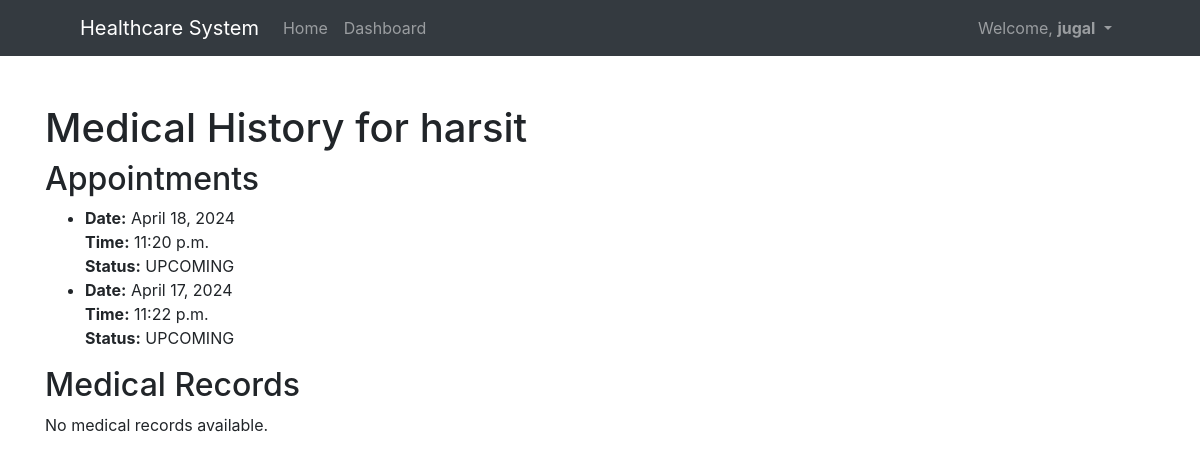
Screenshot of /accounts/view-medical-history/7/ (signed in) with the database file from the repository.
### accounts/models.py (models this page shows, shortened)
class User(AbstractUser):
    is_patient = models.BooleanField(default=False)
    is_doctor = models.BooleanField(default=False)

class Patient(models.Model):
    user = models.OneToOneField(User, on_delete=models.CASCADE, primary_key=True)
    username = models.CharField(max_length=150, unique=True,null=True)
    phone = models.CharField(max_length=15, null=True, blank=True)
    address = models.CharField(max_length=255, null=True, blank=True)

class Appointment(models.Model):
    STATUS_CHOICES = (
        ('UPCOMING', 'Upcoming'),
        ('COMPLETED', 'Completed'),
    )
    patient = models.ForeignKey(User, on_delete=models.CASCADE, related_name='patient_appointments')
    doctor = models.ForeignKey(Doctor, on_delete=models.CASCADE)
    date = models.DateField()
    time = models.TimeField()
    status = models.CharField(max_length=10, choices=STATUS_CHOICES, default='UPCOMING')

### accounts/views.py (the view)
# urls.py: path('view-medical-history/<int:patient_id>/', views.view_medical_history, name='view_medical_history'),
@login_required
def view_medical_history(request, patient_id):
    try:
        patient = Patient.objects.get(user__id=patient_id)
    except Patient.DoesNotExist:
        return redirect('doctor_patient_filter')
    appointments = Appointment.objects.filter(patient__id=patient_id).order_by('-date', '-time')
    medical_records = MedicalRecord.objects.filter(patient__user__id=patient_id).order_by('-uploaded_at')
    return render(request, 'view_medical_history.html', {
        'patient': patient,
        'appointments': appointments,
        'medical_records': medical_records
    })

### accounts/templates/view_medical_history.html (shortened to what this page needs)
{% extends 'base.html' %}
{% block content %}
    <h1>Medical History for {{ patient.user.username }}</h1>
    <h2>Appointments</h2>
    {% if appointments %}
        <ul>
            {% for appointment in appointments %}
                <li>
                    <strong>Date:</strong> {{ appointment.date }}<br>
                    <strong>Time:</strong> {{ appointment.time }}<br>
                    <strong>Status:</strong> {{ appointment.status }}
                </li>
            {% endfor %}
        </ul>
    {% else %}
        <p>No previous appointments.</p>
    {% endif %}
    <h2>Medical Records</h2>
    {% if medical_records %}
        <ul>
            {% for record in medical_records %}
                <li>
                    <strong>Type:</strong> {{ record.record_type }}<br>
                    <strong>Uploaded At:</strong> {{ record.uploaded_at }}<br>
                    <a href="{{ record.file.url }}" target="_blank">View File</a>
                </li>
            {% endfor %}
        </ul>
    {% else %}
        <p>No medical records available.</p>
    {% endif %}
{% endblock %}

### core/templates/base.html (shortened to what this page needs)
<!DOCTYPE html>
<html lang="en">
<head>
    <link rel="stylesheet" href="https://stackpath.bootstrapcdn.com/bootstrap/4.5.0/css/bootstrap.min.css">
</head>
<body>
<nav class="navbar navbar-expand-lg navbar-dark bg-dark">
    <a class="navbar-brand" href="{% url 'home' %}">Healthcare System</a>
    <div class="collapse navbar-collapse" id="navbarNav">
        <ul class="navbar-nav mr-auto">
            <li class="nav-item {% if request.path == '/' %}active{% endif %}">
                <a class="nav-link" href="{% url 'home' %}">Home</a>
            </li>
            {% if request.user.is_authenticated %}
                <li class="nav-item {% if request.path == '/dashboard/' %}active{% endif %}">
                    <a class="nav-link" href="{% url 'dashboard' %}">Dashboard</a>
                </li>
            {% endif %}
        </ul>
        <ul class="navbar-nav">
            {% if request.user.is_authenticated %}
                <li class="nav-item dropdown">
                    <a class="nav-link dropdown-toggle" href="#" id="navbarDropdown" role="button" data-toggle="dropdown" aria-haspopup="true" aria-expanded="false">
                        Welcome, <strong>{{ request.user.username }}</strong>
                    </a>
                </li>
            {% endif %}
        </ul>
    </div>
</nav>
<div class="container mt-5">
    {% block content %}
    {% endblock %}
</div>
</body>
</html>

### core/templates/base.html (style rules this page uses)
.navbar { padding-left: 5rem; padding-right: 5rem; }

### rows the page displays
User: user.username "jugal"
Patient: user.username "harsit"
Appointment: date "April 18, 2024", time "11:20 p.m.", status "UPCOMING"
Appointment: date "April 17, 2024", time "11:22 p.m.", status "UPCOMING"
